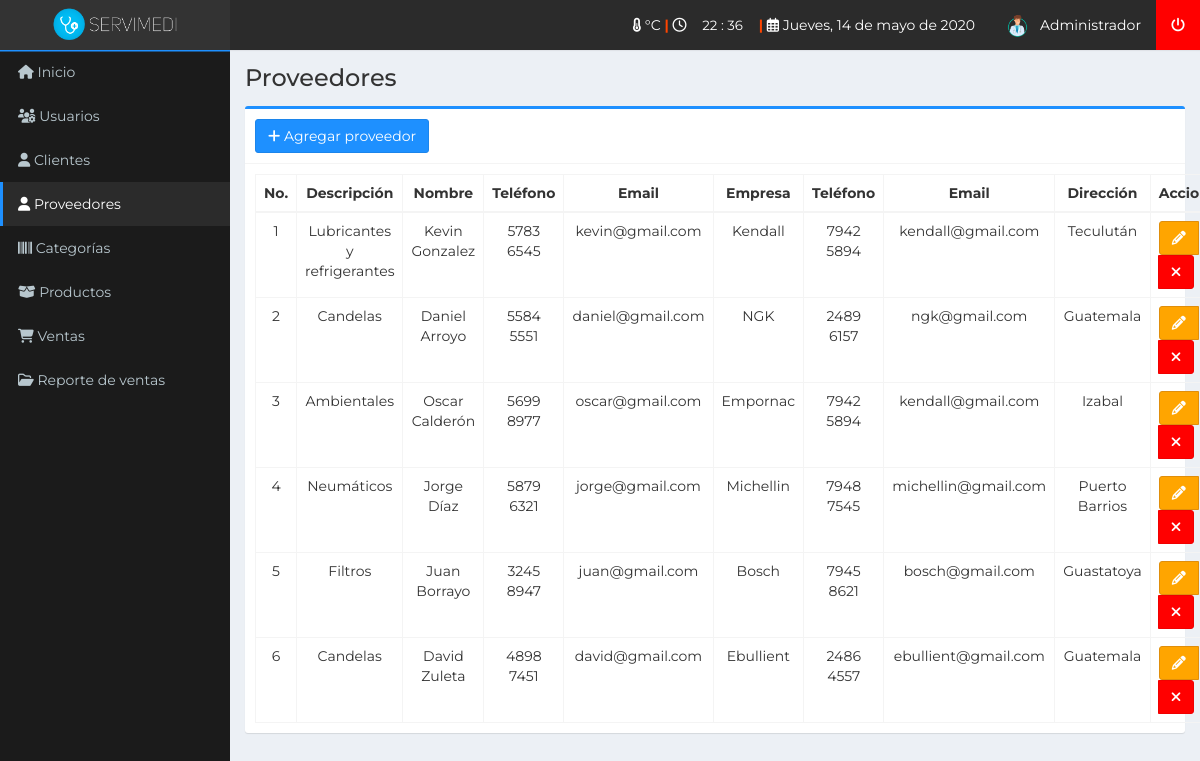
Screenshot of /proveedores (signed in) with the database file from the repository.
### tables this page shows
CREATE TABLE `tbl_proveedor` (
  `id` int(11) NOT NULL,
  `descripcion` varchar(200) NOT NULL,
  `nombre` varchar(100) NOT NULL,
  `telefono_proveedor` varchar(100) NOT NULL,
  `email_proveedor` varchar(100) NOT NULL,
  `empresa` varchar(100) NOT NULL,
  `telefono_empresa` varchar(100) NOT NULL,
  `email_empresa` varchar(100) NOT NULL,
  `direccion_empresa` varchar(100) NOT NULL
);

### controladores/plantilla.controlador.php (called while the page is built)
<?php
class ControladorPlantilla{
	static public function ctrPlantilla(){
		include "vistas/plantilla.php";
	}
}

### index.php (called while the page is built, shortened)
<?php
require_once "controladores/plantilla.controlador.php";
require_once "controladores/proveedores.controlador.php";
require_once "controladores/contactos.controlador.php";
require_once "modelos/proveedores.modelo.php";
$plantilla = new ControladorPlantilla();
$plantilla -> ctrPlantilla();

### controladores/proveedores.controlador.php (called while the page is built, shortened)
<?php
class ControladorProveedores{
	static public function ctrMostrarProveedores($item, $valor){
		$tabla = "tbl_proveedor";
		$respuesta = ModeloProveedores::mdlMostrarProveedores($tabla, $item, $valor);
		return $respuesta;
	}
}

### modelos/conexion.php (called while the page is built)
<?php
class Conexion{
	static public function conectar(){
		$link = new PDO("mysql:host=localhost;dbname=sistemaservimedi",
			            "root",
			            "");
		$link->exec("set names utf8");
		return $link;
	}
}

### modelos/proveedores.modelo.php (called while the page is built, shortened)
<?php
require_once "conexion.php";
class ModeloProveedores{
	static public function mdlMostrarProveedores($tabla, $item, $valor){
		if($item != null){
			$stmt = Conexion::conectar()->prepare("SELECT * FROM $tabla WHERE $item = :$item");
			$stmt -> bindParam(":".$item, $valor, PDO::PARAM_STR);
			$stmt -> execute();
			return $stmt -> fetch();
		}else{
			$stmt = Conexion::conectar()->prepare("SELECT * FROM $tabla");
			$stmt -> execute();
			return $stmt -> fetchAll();
		}
	}
}

### vistas/modulos/proveedores.php (the view, shortened to what this page needs)
<div class="content-wrapper">
  <section class="content-header">
    <h1>
      Proveedores
    </h1>
  </section>
  <section class="content">
    <div class="box box-dodgerblue">
      <div class="box-header with-border">
        <button class="btn btn-dodgerblue" data-toggle="modal" data-target="#modalAgregarProveedor">
        <i class="fas fa-plus"></i> Agregar proveedor
        </button>
      </div>
      <div class="box-body">
       <table class="table table-bordered table-hover dt-responsive tablas" width="100%">
        <thead>
         <tr>
           <th style="width:5px">No.</th>
           <th style="text-align: center">Descripción</th>
           <th style="text-align: center">Nombre</th>
           <th style="text-align: center">Teléfono</th>
           <th style="text-align: center">Email</th>
           <th style="text-align: center">Empresa</th>
           <th style="text-align: center">Teléfono</th>
           <th style="text-align: center">Email</th>
           <th style="text-align: center">Dirección</th>
           <th style="text-align: center; width:10px">Acciones</th>
         </tr>
        </thead>
        <tbody style="text-align: center">
        <?php
          $item = null;
          $valor = null;
          $proveedores = ControladorProveedores::ctrMostrarProveedores($item, $valor);
          foreach ($proveedores as $key => $value) {
            echo '<tr>
                    <td style="text-align: center">'.($key+1).'</td>
                    <td>'.$value["descripcion"].'</td>
                    <td>'.$value["nombre"].'</td>
                    <td>'.$value["telefono_proveedor"].'</td>
                    <td>'.$value["email_proveedor"].'</td>
                    <td>'.$value["empresa"].'</td>
                    <td>'.$value["telefono_empresa"].'</td>
                    <td>'.$value["email_empresa"].'</td>
                    <td>'.$value["direccion_empresa"].'</td>
                    <td>
                      <div class="btn-group">
                        <button class="btn btn-warning btnEditarProveedor" data-toggle="modal" data-target="#modalEditarProveedor" idProveedor="'.$value["id"].'"><i class="fa fa-pencil"></i></button>';
                        if ($_SESSION["perfil"] == "Administrador") {
                        echo '
                        <button class="btn btn-danger btnEliminarProveedor" idProveedor="'.$value["id"].'"><i class="fa fa-times"></i></button>';
                      }
                      echo '</div>
                    </td>
                  </tr>';
            }
        ?>
        </tbody>
       </table>
      </div>
    </div>
  </section>
</div>

### rows the page displays
tbl_proveedor: descripcion "Lubricantes y refrigerantes", nombre "Kevin Gonzalez", telefono_proveedor "5783 6545", email_proveedor "kevin@gmail.com", empresa "Kendall", telefono_empresa "7942 5894", email_empresa "kendall@gmail.com", direccion_empresa "Teculután"
tbl_proveedor: descripcion "Candelas", nombre "Daniel Arroyo", telefono_proveedor "5584 5551", email_proveedor "daniel@gmail.com", empresa "NGK", telefono_empresa "2489 6157", email_empresa "ngk@gmail.com", direccion_empresa "Guatemala"
tbl_proveedor: descripcion "Ambientales", nombre "Oscar Calderón", telefono_proveedor "5699 8977", email_proveedor "oscar@gmail.com", empresa "Empornac", telefono_empresa "7942 5894", email_empresa "kendall@gmail.com", direccion_empresa "Izabal"
tbl_proveedor: descripcion "Neumáticos", nombre "Jorge Díaz", telefono_proveedor "5879 6321", email_proveedor "jorge@gmail.com", empresa "Michellin", telefono_empresa "7948 7545", email_empresa "michellin@gmail.com", direccion_empresa "Puerto Barrios"
tbl_proveedor: descripcion "Filtros", nombre "Juan Borrayo", telefono_proveedor "3245 8947", email_proveedor "juan@gmail.com", empresa "Bosch", telefono_empresa "7945 8621", email_empresa "bosch@gmail.com", direccion_empresa "Guastatoya"
tbl_proveedor: descripcion "Candelas", nombre "David Zuleta", telefono_proveedor "4898 7451", email_proveedor "david@gmail.com", empresa "Ebullient", telefono_empresa "2486 4557", email_empresa "ebullient@gmail.com", direccion_empresa "Guatemala"

### other values shown
$_SESSION["nombre"] "Administrador"
